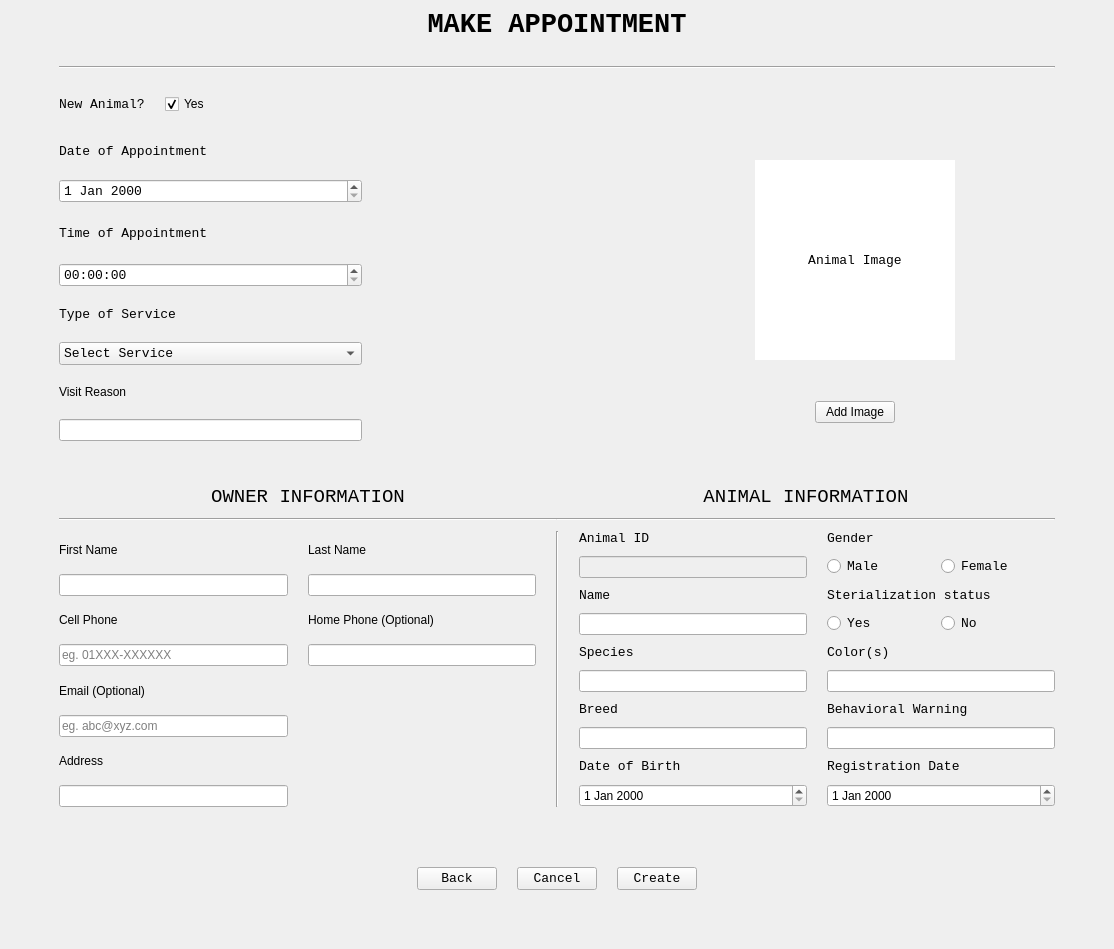
<?xml version="1.0" encoding="UTF-8"?>
<ui version="4.0">
 <class>MainWindow</class>
 <widget class="QMainWindow" name="MainWindow">
  <property name="geometry">
   <rect>
    <x>0</x>
    <y>0</y>
    <width>1114</width>
    <height>949</height>
   </rect>
  </property>
  <property name="windowTitle">
   <string>MainWindow</string>
  </property>
  <widget class="QWidget" name="centralwidget">
   <layout class="QVBoxLayout" name="verticalLayout_4">
    <item>
     <layout class="QVBoxLayout" name="verticalLayout" stretch="2,0,0,0,0,2,0,0,2,0,2">
      <property name="spacing">
       <number>10</number>
      </property>
      <property name="leftMargin">
       <number>50</number>
      </property>
      <property name="topMargin">
       <number>0</number>
      </property>
      <property name="rightMargin">
       <number>50</number>
      </property>
      <property name="bottomMargin">
       <number>50</number>
      </property>
      <item>
       <spacer name="verticalSpacer_2">
        <property name="orientation">
         <enum>Qt::Vertical</enum>
        </property>
        <property name="sizeHint" stdset="0">
         <size>
          <width>20</width>
          <height>40</height>
         </size>
        </property>
       </spacer>
      </item>
      <item>
       <layout class="QVBoxLayout" name="verticalLayout_Main_label">
        <item>
         <widget class="QLabel" name="label">
          <property name="font">
           <font>
            <family>Courier New</family>
            <pointsize>20</pointsize>
            <weight>75</weight>
            <bold>true</bold>
           </font>
          </property>
          <property name="text">
           <string>MAKE APPOINTMENT</string>
          </property>
          <property name="alignment">
           <set>Qt::AlignCenter</set>
          </property>
         </widget>
        </item>
       </layout>
      </item>
      <item>
       <spacer name="verticalSpacer_4">
        <property name="orientation">
         <enum>Qt::Vertical</enum>
        </property>
        <property name="sizeHint" stdset="0">
         <size>
          <width>20</width>
          <height>40</height>
         </size>
        </property>
       </spacer>
      </item>
      <item>
       <layout class="QVBoxLayout" name="verticalLayout_5">
        <item>
         <widget class="Line" name="line_4">
          <property name="orientation">
           <enum>Qt::Horizontal</enum>
          </property>
         </widget>
        </item>
       </layout>
      </item>
      <item>
       <spacer name="verticalSpacer_3">
        <property name="orientation">
         <enum>Qt::Vertical</enum>
        </property>
        <property name="sizeHint" stdset="0">
         <size>
          <width>20</width>
          <height>40</height>
         </size>
        </property>
       </spacer>
      </item>
      <item>
       <layout class="QHBoxLayout" name="horizontalLayout_6" stretch="0,0,1">
        <property name="spacing">
         <number>20</number>
        </property>
        <property name="leftMargin">
         <number>0</number>
        </property>
        <property name="rightMargin">
         <number>0</number>
        </property>
        <property name="bottomMargin">
         <number>20</number>
        </property>
        <item>
         <widget class="QLabel" name="label_2">
          <property name="sizePolicy">
           <sizepolicy hsizetype="Expanding" vsizetype="Preferred">
            <horstretch>0</horstretch>
            <verstretch>0</verstretch>
           </sizepolicy>
          </property>
          <property name="font">
           <font>
            <family>Courier New</family>
            <pointsize>10</pointsize>
           </font>
          </property>
          <property name="text">
           <string>New Animal?</string>
          </property>
         </widget>
        </item>
        <item>
         <widget class="QCheckBox" name="chk_box_new_animal">
          <property name="enabled">
           <bool>true</bool>
          </property>
          <property name="sizePolicy">
           <sizepolicy hsizetype="Expanding" vsizetype="Fixed">
            <horstretch>0</horstretch>
            <verstretch>0</verstretch>
           </sizepolicy>
          </property>
          <property name="text">
           <string>Yes</string>
          </property>
          <property name="checked">
           <bool>true</bool>
          </property>
         </widget>
        </item>
        <item>
         <spacer name="horizontalSpacer_9">
          <property name="orientation">
           <enum>Qt::Horizontal</enum>
          </property>
          <property name="sizeHint" stdset="0">
           <size>
            <width>40</width>
            <height>20</height>
           </size>
          </property>
         </spacer>
        </item>
       </layout>
      </item>
      <item>
       <layout class="QHBoxLayout" name="horizontalLayout_DOA_Image" stretch="0,0,0">
        <property name="rightMargin">
         <number>100</number>
        </property>
        <item>
         <layout class="QVBoxLayout" name="verticalLayout_2">
          <item>
           <layout class="QGridLayout" name="gridLayout_new_animal" rowstretch="0,0,0,0,0,0,0,0,0,0" columnstretch="4,0">
            <property name="leftMargin">
             <number>0</number>
            </property>
            <property name="rightMargin">
             <number>0</number>
            </property>
            <property name="bottomMargin">
             <number>20</number>
            </property>
            <property name="verticalSpacing">
             <number>20</number>
            </property>
            <item row="7" column="0">
             <widget class="QComboBox" name="cb_service">
              <property name="sizePolicy">
               <sizepolicy hsizetype="Preferred" vsizetype="Fixed">
                <horstretch>0</horstretch>
                <verstretch>0</verstretch>
               </sizepolicy>
              </property>
              <property name="font">
               <font>
                <family>Courier New</family>
                <pointsize>10</pointsize>
               </font>
              </property>
              <item>
               <property name="text">
                <string>Select Service</string>
               </property>
              </item>
              <item>
               <property name="text">
                <string>Visiting</string>
               </property>
              </item>
              <item>
               <property name="text">
                <string>Vaccination</string>
               </property>
              </item>
              <item>
               <property name="text">
                <string>Neutering </string>
               </property>
              </item>
              <item>
               <property name="text">
                <string>Grooming</string>
               </property>
              </item>
             </widget>
            </item>
            <item row="8" column="0">
             <widget class="QLabel" name="label_11">
              <property name="text">
               <string>Visit Reason</string>
              </property>
             </widget>
            </item>
            <item row="6" column="0">
             <widget class="QLabel" name="label_9">
              <property name="sizePolicy">
               <sizepolicy hsizetype="Preferred" vsizetype="Preferred">
                <horstretch>0</horstretch>
                <verstretch>0</verstretch>
               </sizepolicy>
              </property>
              <property name="font">
               <font>
                <family>Courier New</family>
                <pointsize>10</pointsize>
               </font>
              </property>
              <property name="text">
               <string>Type of Service</string>
              </property>
             </widget>
            </item>
            <item row="1" column="0">
             <widget class="QLabel" name="label_6">
              <property name="sizePolicy">
               <sizepolicy hsizetype="Preferred" vsizetype="Preferred">
                <horstretch>0</horstretch>
                <verstretch>0</verstretch>
               </sizepolicy>
              </property>
              <property name="font">
               <font>
                <family>Courier New</family>
                <pointsize>10</pointsize>
               </font>
              </property>
              <property name="text">
               <string>Date of Appointment</string>
              </property>
             </widget>
            </item>
            <item row="4" column="0">
             <widget class="QLabel" name="label_7">
              <property name="sizePolicy">
               <sizepolicy hsizetype="Preferred" vsizetype="Preferred">
                <horstretch>0</horstretch>
                <verstretch>0</verstretch>
               </sizepolicy>
              </property>
              <property name="font">
               <font>
                <family>Courier New</family>
                <pointsize>10</pointsize>
               </font>
              </property>
              <property name="text">
               <string>Time of Appointment</string>
              </property>
             </widget>
            </item>
            <item row="4" column="1">
             <spacer name="horizontalSpacer">
              <property name="orientation">
               <enum>Qt::Horizontal</enum>
              </property>
              <property name="sizeHint" stdset="0">
               <size>
                <width>40</width>
                <height>20</height>
               </size>
              </property>
             </spacer>
            </item>
            <item row="3" column="0">
             <widget class="QDateEdit" name="date_appt">
              <property name="sizePolicy">
               <sizepolicy hsizetype="Expanding" vsizetype="Fixed">
                <horstretch>0</horstretch>
                <verstretch>0</verstretch>
               </sizepolicy>
              </property>
              <property name="font">
               <font>
                <family>Courier New</family>
                <pointsize>10</pointsize>
               </font>
              </property>
             </widget>
            </item>
            <item row="5" column="0">
             <widget class="QTimeEdit" name="time_appt">
              <property name="sizePolicy">
               <sizepolicy hsizetype="Preferred" vsizetype="Fixed">
                <horstretch>0</horstretch>
                <verstretch>0</verstretch>
               </sizepolicy>
              </property>
              <property name="font">
               <font>
                <family>Courier New</family>
                <pointsize>10</pointsize>
               </font>
              </property>
             </widget>
            </item>
            <item row="9" column="0">
             <widget class="QLineEdit" name="lineEdit"/>
            </item>
           </layout>
          </item>
         </layout>
        </item>
        <item>
         <spacer name="horizontalSpacer_4">
          <property name="orientation">
           <enum>Qt::Horizontal</enum>
          </property>
          <property name="sizeHint" stdset="0">
           <size>
            <width>40</width>
            <height>20</height>
           </size>
          </property>
         </spacer>
        </item>
        <item>
         <layout class="QVBoxLayout" name="verticalLayout_3">
          <property name="spacing">
           <number>25</number>
          </property>
          <property name="bottomMargin">
           <number>20</number>
          </property>
          <item>
           <widget class="QLabel" name="label_10">
            <property name="sizePolicy">
             <sizepolicy hsizetype="Maximum" vsizetype="Maximum">
              <horstretch>0</horstretch>
              <verstretch>0</verstretch>
             </sizepolicy>
            </property>
            <property name="minimumSize">
             <size>
              <width>200</width>
              <height>200</height>
             </size>
            </property>
            <property name="maximumSize">
             <size>
              <width>200</width>
              <height>200</height>
             </size>
            </property>
            <property name="font">
             <font>
              <family>Courier New</family>
              <pointsize>10</pointsize>
             </font>
            </property>
            <property name="styleSheet">
             <string notr="true">background-color: rgb(255, 255, 255);</string>
            </property>
            <property name="text">
             <string>Animal Image</string>
            </property>
            <property name="alignment">
             <set>Qt::AlignCenter</set>
            </property>
           </widget>
          </item>
          <item>
           <layout class="QHBoxLayout" name="horizontalLayout" stretch="0">
            <item>
             <widget class="QPushButton" name="pushButton">
              <property name="sizePolicy">
               <sizepolicy hsizetype="Fixed" vsizetype="Fixed">
                <horstretch>0</horstretch>
                <verstretch>0</verstretch>
               </sizepolicy>
              </property>
              <property name="text">
               <string>Add Image</string>
              </property>
             </widget>
            </item>
           </layout>
          </item>
         </layout>
        </item>
       </layout>
      </item>
      <item>
       <spacer name="verticalSpacer">
        <property name="orientation">
         <enum>Qt::Vertical</enum>
        </property>
        <property name="sizeHint" stdset="0">
         <size>
          <width>20</width>
          <height>40</height>
         </size>
        </property>
       </spacer>
      </item>
      <item>
       <layout class="QGridLayout" name="gridLayout_info_label" columnstretch="0,0">
        <property name="horizontalSpacing">
         <number>0</number>
        </property>
        <item row="0" column="0">
         <widget class="QLabel" name="label_47">
          <property name="sizePolicy">
           <sizepolicy hsizetype="Expanding" vsizetype="Maximum">
            <horstretch>0</horstretch>
            <verstretch>0</verstretch>
           </sizepolicy>
          </property>
          <property name="font">
           <font>
            <family>Courier New</family>
            <pointsize>14</pointsize>
           </font>
          </property>
          <property name="text">
           <string>OWNER INFORMATION</string>
          </property>
          <property name="alignment">
           <set>Qt::AlignCenter</set>
          </property>
         </widget>
        </item>
        <item row="0" column="1">
         <widget class="QLabel" name="label_48">
          <property name="sizePolicy">
           <sizepolicy hsizetype="Expanding" vsizetype="Maximum">
            <horstretch>0</horstretch>
            <verstretch>0</verstretch>
           </sizepolicy>
          </property>
          <property name="font">
           <font>
            <family>Courier New</family>
            <pointsize>14</pointsize>
           </font>
          </property>
          <property name="text">
           <string>ANIMAL INFORMATION</string>
          </property>
          <property name="alignment">
           <set>Qt::AlignCenter</set>
          </property>
         </widget>
        </item>
        <item row="1" column="0">
         <widget class="Line" name="line_2">
          <property name="orientation">
           <enum>Qt::Horizontal</enum>
          </property>
         </widget>
        </item>
        <item row="1" column="1">
         <widget class="Line" name="line_3">
          <property name="orientation">
           <enum>Qt::Horizontal</enum>
          </property>
         </widget>
        </item>
       </layout>
      </item>
      <item>
       <layout class="QHBoxLayout" name="horizontalLayout_7">
        <property name="spacing">
         <number>20</number>
        </property>
        <item>
         <layout class="QGridLayout" name="gridLayout_Animal_2">
          <property name="leftMargin">
           <number>0</number>
          </property>
          <property name="rightMargin">
           <number>0</number>
          </property>
          <property name="horizontalSpacing">
           <number>20</number>
          </property>
          <property name="verticalSpacing">
           <number>6</number>
          </property>
          <item row="0" column="0">
           <widget class="QLabel" name="label_3">
            <property name="text">
             <string>First Name</string>
            </property>
           </widget>
          </item>
          <item row="6" column="0">
           <widget class="QLabel" name="label_8">
            <property name="text">
             <string>Address</string>
            </property>
           </widget>
          </item>
          <item row="7" column="0">
           <widget class="QLineEdit" name="line_address"/>
          </item>
          <item row="3" column="0">
           <widget class="QLineEdit" name="line_phone">
            <property name="placeholderText">
             <string>eg. 01XXX-XXXXXX</string>
            </property>
           </widget>
          </item>
          <item row="1" column="0">
           <widget class="QLineEdit" name="line_o_fname"/>
          </item>
          <item row="1" column="1">
           <widget class="QLineEdit" name="line_o_lname"/>
          </item>
          <item row="5" column="0">
           <widget class="QLineEdit" name="line_email">
            <property name="placeholderText">
             <string>eg. abc@xyz.com</string>
            </property>
           </widget>
          </item>
          <item row="0" column="1">
           <widget class="QLabel" name="label_12">
            <property name="text">
             <string>Last Name</string>
            </property>
           </widget>
          </item>
          <item row="2" column="0">
           <widget class="QLabel" name="label_4">
            <property name="text">
             <string>Cell Phone</string>
            </property>
           </widget>
          </item>
          <item row="4" column="0">
           <widget class="QLabel" name="label_5">
            <property name="text">
             <string>Email (Optional)</string>
            </property>
           </widget>
          </item>
          <item row="2" column="1">
           <widget class="QLabel" name="label_20">
            <property name="text">
             <string>Home Phone (Optional)</string>
            </property>
           </widget>
          </item>
          <item row="3" column="1">
           <widget class="QLineEdit" name="line_home_phone"/>
          </item>
         </layout>
        </item>
        <item>
         <layout class="QHBoxLayout" name="horizontalLayout_8">
          <item>
           <widget class="Line" name="line">
            <property name="orientation">
             <enum>Qt::Vertical</enum>
            </property>
           </widget>
          </item>
         </layout>
        </item>
        <item>
         <layout class="QGridLayout" name="gridLayout_Animal">
          <property name="leftMargin">
           <number>0</number>
          </property>
          <property name="topMargin">
           <number>0</number>
          </property>
          <property name="rightMargin">
           <number>0</number>
          </property>
          <property name="horizontalSpacing">
           <number>20</number>
          </property>
          <property name="verticalSpacing">
           <number>10</number>
          </property>
          <item row="2" column="1">
           <widget class="QLabel" name="label_17">
            <property name="font">
             <font>
              <family>Courier New</family>
              <pointsize>10</pointsize>
             </font>
            </property>
            <property name="text">
             <string>Name</string>
            </property>
           </widget>
          </item>
          <item row="4" column="1">
           <widget class="QLabel" name="label_14">
            <property name="font">
             <font>
              <family>Courier New</family>
              <pointsize>10</pointsize>
             </font>
            </property>
            <property name="text">
             <string>Species</string>
            </property>
           </widget>
          </item>
          <item row="9" column="1">
           <widget class="QDateEdit" name="date_appt_birth"/>
          </item>
          <item row="7" column="2">
           <widget class="QLineEdit" name="line_behave"/>
          </item>
          <item row="3" column="2">
           <layout class="QHBoxLayout" name="horizontalLayout_4">
            <item>
             <widget class="QRadioButton" name="rb_ster_yes">
              <property name="font">
               <font>
                <family>Courier New</family>
                <pointsize>10</pointsize>
               </font>
              </property>
              <property name="text">
               <string>Yes</string>
              </property>
              <property name="shortcut">
               <string notr="true"/>
              </property>
             </widget>
            </item>
            <item>
             <widget class="QRadioButton" name="rb_ster_no">
              <property name="font">
               <font>
                <family>Courier New</family>
                <pointsize>10</pointsize>
               </font>
              </property>
              <property name="text">
               <string>No</string>
              </property>
              <property name="shortcut">
               <string notr="true"/>
              </property>
             </widget>
            </item>
           </layout>
          </item>
          <item row="9" column="2">
           <widget class="QDateEdit" name="date_appt_reg">
            <property name="sizePolicy">
             <sizepolicy hsizetype="Expanding" vsizetype="Fixed">
              <horstretch>0</horstretch>
              <verstretch>0</verstretch>
             </sizepolicy>
            </property>
           </widget>
          </item>
          <item row="4" column="2">
           <widget class="QLabel" name="label_22">
            <property name="font">
             <font>
              <family>Courier New</family>
              <pointsize>10</pointsize>
             </font>
            </property>
            <property name="text">
             <string>Color(s)</string>
            </property>
           </widget>
          </item>
          <item row="2" column="2">
           <widget class="QLabel" name="label_15">
            <property name="font">
             <font>
              <family>Courier New</family>
              <pointsize>10</pointsize>
             </font>
            </property>
            <property name="text">
             <string>Sterialization status</string>
            </property>
           </widget>
          </item>
          <item row="6" column="1">
           <widget class="QLabel" name="label_13">
            <property name="font">
             <font>
              <family>Courier New</family>
              <pointsize>10</pointsize>
             </font>
            </property>
            <property name="text">
             <string>Breed</string>
            </property>
           </widget>
          </item>
          <item row="5" column="1">
           <widget class="QLineEdit" name="line_species"/>
          </item>
          <item row="3" column="1">
           <widget class="QLineEdit" name="line_a_name">
            <property name="text">
             <string/>
            </property>
           </widget>
          </item>
          <item row="8" column="1">
           <widget class="QLabel" name="label_21">
            <property name="font">
             <font>
              <family>Courier New</family>
              <pointsize>10</pointsize>
             </font>
            </property>
            <property name="text">
             <string>Date of Birth</string>
            </property>
           </widget>
          </item>
          <item row="7" column="1">
           <widget class="QLineEdit" name="line_breed"/>
          </item>
          <item row="5" column="2">
           <widget class="QLineEdit" name="line_colors"/>
          </item>
          <item row="8" column="2">
           <widget class="QLabel" name="label_23">
            <property name="font">
             <font>
              <family>Courier New</family>
              <pointsize>10</pointsize>
             </font>
            </property>
            <property name="text">
             <string>Registration Date</string>
            </property>
           </widget>
          </item>
          <item row="0" column="2">
           <widget class="QLabel" name="label_16">
            <property name="font">
             <font>
              <family>Courier New</family>
              <pointsize>10</pointsize>
             </font>
            </property>
            <property name="text">
             <string>Gender</string>
            </property>
           </widget>
          </item>
          <item row="1" column="2">
           <layout class="QHBoxLayout" name="horizontalLayout_5">
            <item>
             <widget class="QRadioButton" name="rb_male">
              <property name="font">
               <font>
                <family>Courier New</family>
                <pointsize>10</pointsize>
               </font>
              </property>
              <property name="text">
               <string>Male</string>
              </property>
              <property name="shortcut">
               <string notr="true"/>
              </property>
              <property name="checkable">
               <bool>true</bool>
              </property>
              <property name="checked">
               <bool>false</bool>
              </property>
              <property name="autoRepeat">
               <bool>true</bool>
              </property>
              <property name="autoExclusive">
               <bool>true</bool>
              </property>
             </widget>
            </item>
            <item>
             <widget class="QRadioButton" name="rb_female">
              <property name="font">
               <font>
                <family>Courier New</family>
                <pointsize>10</pointsize>
               </font>
              </property>
              <property name="text">
               <string>Female</string>
              </property>
              <property name="shortcut">
               <string notr="true"/>
              </property>
             </widget>
            </item>
           </layout>
          </item>
          <item row="0" column="1">
           <widget class="QLabel" name="label_19">
            <property name="font">
             <font>
              <family>Courier New</family>
              <pointsize>10</pointsize>
             </font>
            </property>
            <property name="text">
             <string>Animal ID</string>
            </property>
           </widget>
          </item>
          <item row="1" column="1">
           <widget class="QLineEdit" name="lineEdit_10">
            <property name="enabled">
             <bool>false</bool>
            </property>
           </widget>
          </item>
          <item row="6" column="2">
           <widget class="QLabel" name="label_18">
            <property name="font">
             <font>
              <family>Courier New</family>
              <pointsize>10</pointsize>
             </font>
            </property>
            <property name="text">
             <string>Behavioral Warning</string>
            </property>
           </widget>
          </item>
         </layout>
        </item>
       </layout>
      </item>
      <item>
       <layout class="QHBoxLayout" name="horizontalLayout_buttons">
        <property name="spacing">
         <number>20</number>
        </property>
        <property name="topMargin">
         <number>50</number>
        </property>
        <property name="bottomMargin">
         <number>0</number>
        </property>
        <item>
         <spacer name="horizontalSpacer_7">
          <property name="orientation">
           <enum>Qt::Horizontal</enum>
          </property>
          <property name="sizeHint" stdset="0">
           <size>
            <width>40</width>
            <height>20</height>
           </size>
          </property>
         </spacer>
        </item>
        <item>
         <widget class="QPushButton" name="button_back">
          <property name="sizePolicy">
           <sizepolicy hsizetype="Fixed" vsizetype="Fixed">
            <horstretch>0</horstretch>
            <verstretch>0</verstretch>
           </sizepolicy>
          </property>
          <property name="font">
           <font>
            <family>Courier New</family>
            <pointsize>10</pointsize>
           </font>
          </property>
          <property name="text">
           <string>Back</string>
          </property>
         </widget>
        </item>
        <item>
         <widget class="QPushButton" name="button_cancel">
          <property name="sizePolicy">
           <sizepolicy hsizetype="Fixed" vsizetype="Fixed">
            <horstretch>0</horstretch>
            <verstretch>0</verstretch>
           </sizepolicy>
          </property>
          <property name="font">
           <font>
            <family>Courier New</family>
            <pointsize>10</pointsize>
           </font>
          </property>
          <property name="text">
           <string>Cancel</string>
          </property>
         </widget>
        </item>
        <item>
         <widget class="QPushButton" name="button_create">
          <property name="sizePolicy">
           <sizepolicy hsizetype="Fixed" vsizetype="Fixed">
            <horstretch>0</horstretch>
            <verstretch>0</verstretch>
           </sizepolicy>
          </property>
          <property name="font">
           <font>
            <family>Courier New</family>
            <pointsize>10</pointsize>
           </font>
          </property>
          <property name="text">
           <string>Create</string>
          </property>
         </widget>
        </item>
        <item>
         <spacer name="horizontalSpacer_8">
          <property name="orientation">
           <enum>Qt::Horizontal</enum>
          </property>
          <property name="sizeHint" stdset="0">
           <size>
            <width>40</width>
            <height>20</height>
           </size>
          </property>
         </spacer>
        </item>
       </layout>
      </item>
     </layout>
    </item>
   </layout>
  </widget>
 </widget>
 <resources/>
 <connections/>
</ui>
